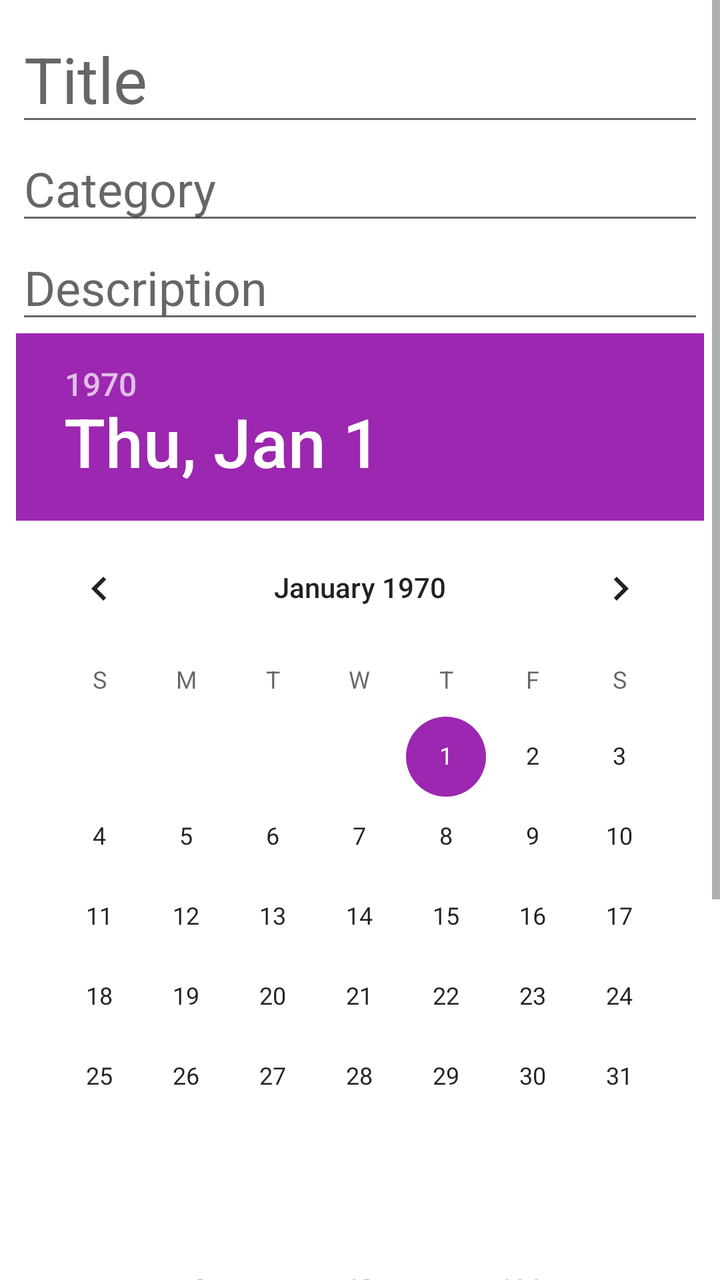
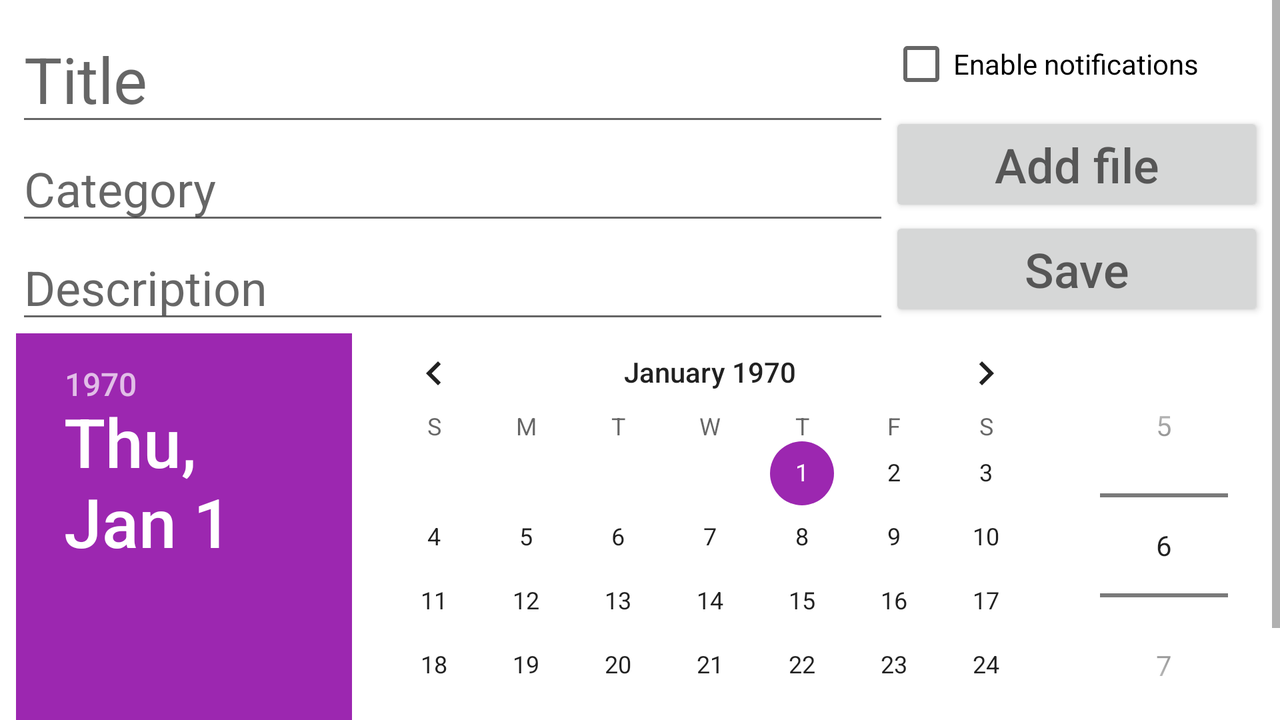

Two renders of one Android screen. The first uses the default layout on a phone; the second uses the alternative layout the repository ships for a different screen configuration, on a matching device. The two XML files are below.
<!-- AndroidManifest.xml: application theme Theme.ToDoList -->
<!-- res/layout/activity_add_task.xml -->
<?xml version="1.0" encoding="utf-8"?>
<ScrollView xmlns:android="http://schemas.android.com/apk/res/android"
    xmlns:app="http://schemas.android.com/apk/res-auto"
    xmlns:tools="http://schemas.android.com/tools"
    android:layout_width="match_parent"
    android:layout_height="match_parent"
    tools:context=".AddTaskActivity">
    <androidx.constraintlayout.widget.ConstraintLayout
        android:layout_width="match_parent"
        android:layout_height="wrap_content"
        android:layout_margin="8dp"
        >
        <EditText
            android:id="@+id/task_title"
            android:layout_width="match_parent"
            android:layout_height="wrap_content"
            app:layout_constraintTop_toTopOf="parent"
            app:layout_constraintStart_toStartOf="parent"
            android:hint="Title"
            android:textSize="32sp"
            />
        <EditText
            android:id="@+id/task_category"
            android:layout_width="match_parent"
            android:layout_height="wrap_content"
            app:layout_constraintTop_toBottomOf="@+id/task_title"
            app:layout_constraintStart_toStartOf="parent"
            android:hint="Category"
            android:textSize="24sp"
            />
        <EditText
            android:id="@+id/task_description"
            android:layout_width="match_parent"
            android:layout_height="wrap_content"
            app:layout_constraintTop_toBottomOf="@+id/task_category"
            app:layout_constraintStart_toStartOf="parent"
            android:hint="Description"
            android:textSize="24sp"
            />

        <DatePicker
            android:id="@+id/task_deadline_date"
            android:layout_width="wrap_content"
            android:layout_height="wrap_content"
            app:layout_constraintTop_toBottomOf="@+id/task_description"
            app:layout_constraintStart_toStartOf="parent"
            app:layout_constraintEnd_toEndOf="parent"
            />

        <TimePicker
            android:id="@+id/task_deadline_time"
            android:layout_width="wrap_content"
            android:layout_height="wrap_content"
            app:layout_constraintTop_toBottomOf="@+id/task_deadline_date"
            app:layout_constraintStart_toStartOf="parent"
            app:layout_constraintEnd_toEndOf="parent"
            android:timePickerMode="spinner"
            />

        <CheckBox
            android:id="@+id/task_notification"
            android:layout_width="wrap_content"
            android:layout_height="wrap_content"
            app:layout_constraintTop_toBottomOf="@+id/task_deadline_time"
            app:layout_constraintStart_toStartOf="parent"
            android:text="Enable notifications"
            />
        <androidx.recyclerview.widget.RecyclerView
            android:id="@+id/task_attachments"
            android:layout_width="match_parent"
            android:layout_height="wrap_content"
            app:layout_constraintStart_toStartOf="parent"
            app:layout_constraintTop_toBottomOf="@+id/task_notification"
            />
        <Button
            android:id="@+id/add_attachment_button"
            android:layout_width="0dp"
            android:layout_height="wrap_content"
            app:layout_constraintStart_toStartOf="parent"
            app:layout_constraintEnd_toStartOf="@+id/save_task_button"
            app:layout_constraintTop_toBottomOf="@+id/task_attachments"
            app:layout_constraintBottom_toBottomOf="parent"
            android:hint="Add file"
            android:textSize="24sp"
            />

        <Button
            android:id="@+id/save_task_button"
            android:layout_width="0dp"
            android:layout_height="wrap_content"
            app:layout_constraintStart_toEndOf="@+id/add_attachment_button"
            app:layout_constraintEnd_toEndOf="parent"
            app:layout_constraintTop_toBottomOf="@+id/task_attachments"
            app:layout_constraintBottom_toBottomOf="parent"
            android:layout_marginLeft="6sp"
            android:hint="Save"
            android:textSize="24sp"
            />

    </androidx.constraintlayout.widget.ConstraintLayout>

</ScrollView>
<!-- resources referenced by this layout -->
<resources>
  <style name="Theme.ToDoList" parent="Theme.MaterialComponents.DayNight.DarkActionBar">
          
          <item name="colorPrimary">#9C27B0</item>
          <item name="colorPrimaryVariant">#673AB7</item>
          <item name="colorOnPrimary">@color/white</item>
          
          <item name="colorSecondary">#9C27B0</item>
          <item name="colorSecondaryVariant">#673AB7</item>
          <item name="colorOnSecondary">@color/black</item>
          
          <item name="android:statusBarColor">?attr/colorPrimaryVariant</item>
          
      </style>
</resources>
<!-- res/layout-land/activity_add_task.xml (the author's variant of the layout above) -->
<!-- drawn on the phone turned sideways -->
<?xml version="1.0" encoding="utf-8"?>
<ScrollView xmlns:android="http://schemas.android.com/apk/res/android"
    xmlns:app="http://schemas.android.com/apk/res-auto"
    xmlns:tools="http://schemas.android.com/tools"
    android:layout_width="match_parent"
    android:layout_height="match_parent"
    tools:context=".AddTaskActivity">
    <androidx.constraintlayout.widget.ConstraintLayout
        android:layout_width="match_parent"
        android:layout_height="wrap_content"
        android:layout_margin="8dp"
        >
        <EditText
            android:id="@+id/task_title"
            android:layout_width="0dp"
            android:layout_height="wrap_content"
            app:layout_constraintTop_toTopOf="parent"
            app:layout_constraintStart_toStartOf="parent"
            app:layout_constraintEnd_toEndOf="@id/guide_line"
            android:hint="Title"
            android:textSize="32sp"
            />
        <EditText
            android:id="@+id/task_category"
            android:layout_width="0dp"
            android:layout_height="wrap_content"
            app:layout_constraintTop_toBottomOf="@+id/task_title"
            app:layout_constraintStart_toStartOf="parent"
            app:layout_constraintEnd_toEndOf="@id/guide_line"
            android:hint="Category"
            android:textSize="24sp"
            />
        <EditText
            android:id="@+id/task_description"
            android:layout_width="0dp"
            android:layout_height="wrap_content"
            app:layout_constraintTop_toBottomOf="@+id/task_category"
            app:layout_constraintStart_toStartOf="parent"
            app:layout_constraintEnd_toEndOf="@id/guide_line"
            android:hint="Description"
            android:textSize="24sp"
            />
        <LinearLayout
            android:id="@+id/deadline_picker"
            android:layout_width="match_parent"
            android:layout_height="wrap_content"
            app:layout_constraintTop_toBottomOf="@+id/task_description"
            >
            <DatePicker
                android:id="@+id/task_deadline_date"
                android:layout_width="wrap_content"
                android:layout_height="wrap_content"
                app:layout_constraintTop_toBottomOf="parent"
                app:layout_constraintStart_toStartOf="parent"
                app:layout_constraintEnd_toStartOf="@+id/task_deadline_time"
                />

            <TimePicker
                android:id="@+id/task_deadline_time"
                android:layout_width="wrap_content"
                android:layout_height="wrap_content"
                app:layout_constraintTop_toBottomOf="@+id/task_description"
                app:layout_constraintEnd_toEndOf="parent"
                app:layout_constraintStart_toEndOf="@+id/task_deadline_date"
                android:timePickerMode="spinner"
                />
        </LinearLayout>

        <androidx.constraintlayout.widget.Guideline
            android:id="@+id/guide_line"
            android:layout_width="wrap_content"
            android:layout_height="wrap_content"
            app:layout_constraintGuide_percent="0.7"
            android:orientation="vertical"
            />

        <CheckBox
            android:id="@+id/task_notification"
            android:layout_width="wrap_content"
            android:layout_height="wrap_content"
            app:layout_constraintTop_toTopOf="parent"
            app:layout_constraintStart_toStartOf="@id/guide_line"
            android:text="Enable notifications"
            />

        <Button
            android:id="@+id/add_attachment_button"
            android:layout_width="0dp"
            android:layout_height="wrap_content"
            app:layout_constraintStart_toStartOf="@id/guide_line"
            app:layout_constraintEnd_toEndOf="parent"
            app:layout_constraintTop_toBottomOf="@+id/task_notification"
            android:hint="Add file"
            android:textSize="24sp"
            />

        <Button
            android:id="@+id/save_task_button"
            android:layout_width="0dp"
            android:layout_height="wrap_content"
            app:layout_constraintStart_toStartOf="@id/guide_line"
            app:layout_constraintEnd_toEndOf="parent"
            app:layout_constraintTop_toBottomOf="@+id/add_attachment_button"
            android:hint="Save"
            android:textSize="24sp"
            />


        <androidx.recyclerview.widget.RecyclerView
            android:id="@+id/task_attachments"
            android:layout_width="match_parent"
            android:layout_height="wrap_content"
            app:layout_constraintStart_toStartOf="parent"
            app:layout_constraintTop_toBottomOf="@+id/deadline_picker"
            />


    </androidx.constraintlayout.widget.ConstraintLayout>

</ScrollView>
